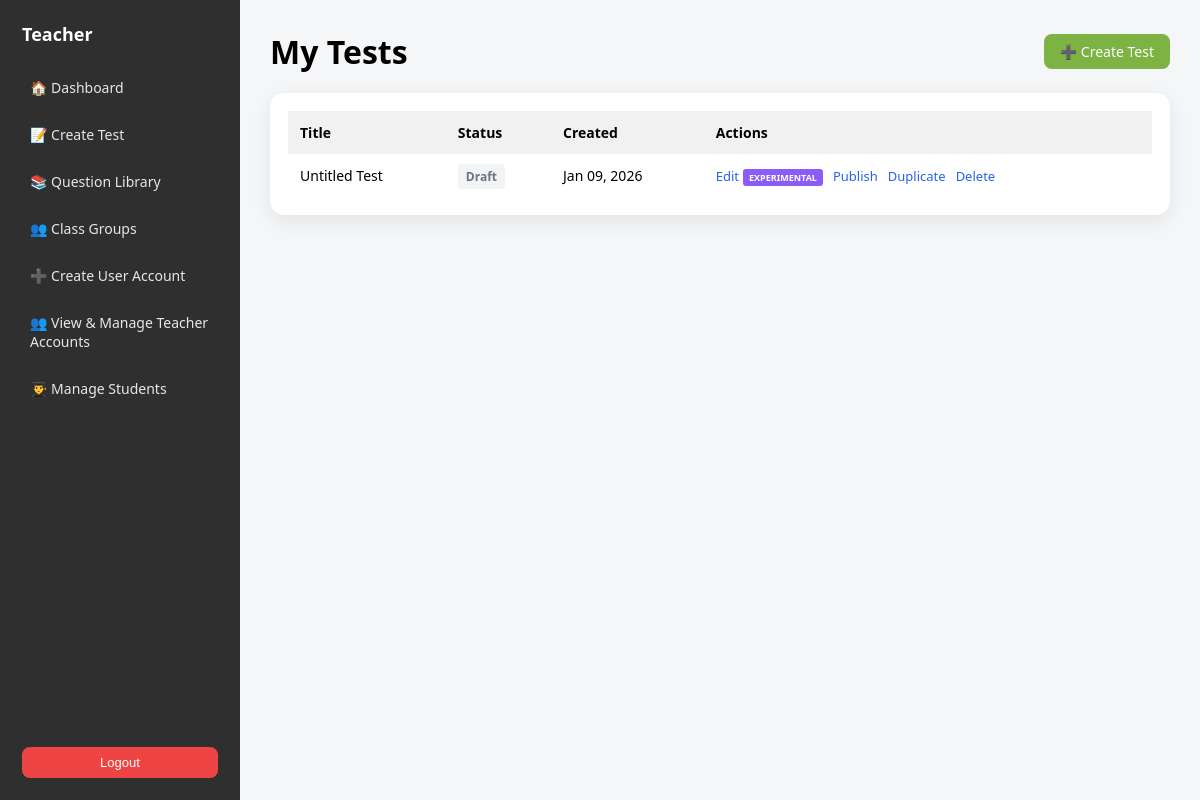
The page /teacher/tests/ (signed in) on the database its author committed.
### core/models.py (models this page shows, shortened)
class Test(models.Model):
    title = models.CharField(max_length=255)
    subject = models.ForeignKey(Subject, on_delete=models.SET_NULL, null=True, blank=True)  # Added for filtering
    created_by = models.ForeignKey(User, on_delete=models.CASCADE)
    is_published = models.BooleanField(default=False)
    start_time = models.DateTimeField(null=True, blank=True)
    duration_minutes = models.PositiveIntegerField(null=True, blank=True)
    created_at = models.DateTimeField(auto_now_add=True)
    questions = models.ManyToManyField(
        "Question",
        through="TestQuestion",
        blank=True,
        related_name="tests"
    )
    assigned_students = models.ManyToManyField(
        "Student",
        blank=True,
        related_name="assigned_tests"
    )
    assigned_groups = models.ManyToManyField(
        "ClassGroup",
        blank=True,
        related_name="assigned_tests"
    )
    excluded_students = models.ManyToManyField(
        "Student",
        blank=True,
        related_name="excluded_from_tests"
    )

### core/views.py (the view)
# urls.py: path("teacher/tests/", views.tests_list, name="tests_list"),
@login_required
def tests_list(request):
    school = get_user_school(request.user)
    tests = Test.objects.filter(created_by=request.user).order_by("-id")
    return render(
        request,
        "teacher/tests_list.html",
        {"tests": tests, "school": school}
    )

### core/views.py (called while the page is built)
def get_user_school(user):
    if hasattr(user, 'profile') and user.profile.school:
        return user.profile.school
    return None

### core/templates/teacher/tests_list.html (shortened to what this page needs)
{% extends "teacher/teacher_base.html" %}
{% block content %}
<div class="action-bar">
  <h1>My Tests</h1>
  <a href="{% url 'create_test' %}" class="btn green">
    ➕ Create Test
  </a>
</div>
<div class="table-wrap">
  <table>
    <thead>
      <tr>
        <th>Title</th>
        <th>Status</th>
        <th>Created</th>
        <th>Actions</th>
      </tr>
    </thead>
    <tbody>
      {% for test in tests %}
      <tr>
        <td>{{ test.title }}</td>
        <td>
          {% if test.is_published %}
            <span class="badge published">Published</span>
          {% else %}
            <span class="badge draft">Draft</span>
          {% endif %}
        </td>
        <td>{{ test.created_at|date:"M d, Y" }}</td>
        <td>
          <div class="actions">
            <a href="{% url 'edit_test' test.id %}">
              Edit<span class="experimental-badge">Experimental</span>
            </a>
            <a href="{% url 'toggle_publish' test.id %}">
              {% if test.is_published %}Unpublish{% else %}Publish{% endif %}
            </a>
            <a href="{% url 'duplicate_test' test.id %}">Duplicate</a>
            <a href="{% url 'delete_test' test.id %}"
               onclick="return confirm('Are you sure you want to delete this test?')">
              Delete
            </a>
          </div>
        </td>
      </tr>
      {% empty %}
      <tr>
        <td colspan="4" style="text-align: center; padding: 40px;">
          <em>No tests yet. Click "Create Test" to get started!</em>
        </td>
      </tr>
      {% endfor %}
    </tbody>
  </table>
</div>
{% endblock %}

### core/templates/teacher/teacher_base.html (style rules this page uses)
body { margin: 0; font-family: system-ui, -apple-system, BlinkMacSystemFont; background: #f4f6f8; }

### core/templates/teacher/tests_list.html (style rules this page uses)
.action-bar { display: flex; justify-content: space-between; align-items: center; margin-bottom: 20px; }
h1 { margin: 0; }
.btn { padding: 8px 16px; border-radius: 8px; border: none; cursor: pointer; font-size: 14px; text-decoration: none; display: inline-block; }
.btn.green { background: #7cb342; color: white; }
.table-wrap { background: white; border-radius: 14px; padding: 18px; box-shadow: 0 6px 20px rgba(0,0,0,.08); }
table { width: 100%; border-collapse: collapse; }
th, td { text-align: left; padding: 12px; font-size: 14px; }
th { background: #f1f1f1; font-weight: 600; }
.actions { display: flex; gap: 10px; align-items: center; }
.actions a { color: #2563eb; text-decoration: none; font-size: 13px; }
.badge { padding: 4px 8px; border-radius: 4px; font-size: 12px; font-weight: 600; }
.badge.draft { background: #f3f4f6; color: #6b7280; }
.experimental-badge { background: #8b5cf6; color: white; padding: 2px 6px; border-radius: 3px; font-size: 9px; font-weight: 600; margin-left: 4px; text-transform: uppercase; vertical-align: middle; }

### rows shown on the page
Test: title "Untitled Test", is_published "Draft", created_at "Jan 09, 2026"
